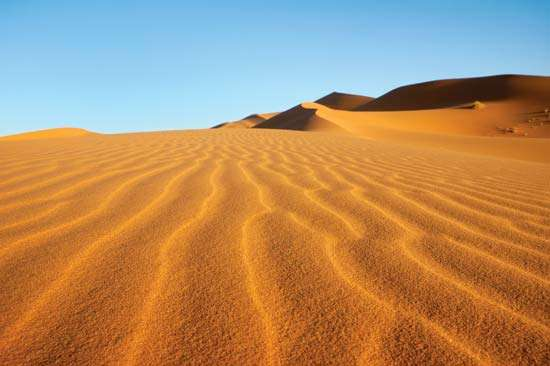
#> input picture ff.jpg, 550 x 366 px
$ python all_rotation_bw.py
#> lines starting #> are read from the running program, lines starting #| are printed output that depends on the picture

import cv2

import numpy as np

import matplotlib.pyplot as plt

# function for mirroring an image


def imageRotationMirror(img):

    row, col = img.shape
#> row = 366; col = 550

    mirror_image = np.zeros((row, col), dtype=np.uint8)

    for i in range(row):
        for j in range(col):
            mirror_image[i, col-j-1] = img[i, j]
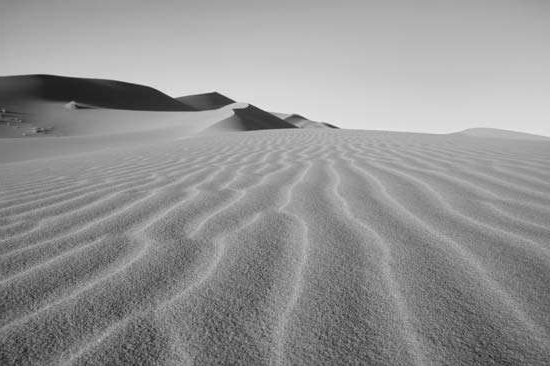
#> mirror_image: shape (366, 550); min 21, max 239, mean 147.4

    return mirror_image

# function for anti-clockwise rotation of an image


def imageRotationAnticlk(img):

    row, col= img.shape
#> row = 366; col = 550

    rotated_img_anticlk = np.zeros((col, row), dtype=np.uint8)

    for i in range(col):
        for j in range(row):
            rotated_img_anticlk[col-i-1, j] = img[j, i]
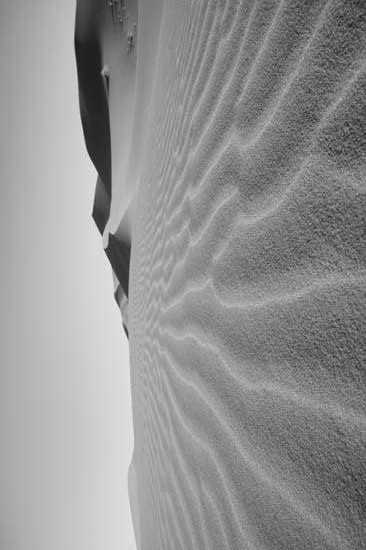
#> rotated_img_anticlk: shape (550, 366); min 21, max 239, mean 147.4


    return rotated_img_anticlk

# function for clockwise rotation of an image


def imageRotationClk(img):

    row, col= img.shape
#> row = 366; col = 550

    rotated_img_clk = np.zeros((col, row), dtype=np.uint8)

    for i in range(col):
        for j in range(row):
            rotated_img_clk[i, row-j-1] = img[j, i]
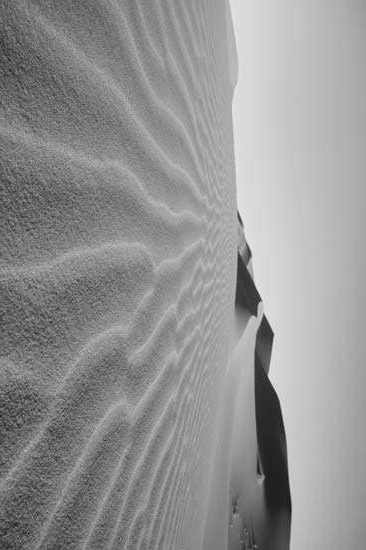
#> rotated_img_clk: shape (550, 366); min 21, max 239, mean 147.4

    return rotated_img_clk

# function for anti-clockwise rotation of an image and mirror it


def imageRotationAnticlkMirror(img):

    row, col = img.shape
#> row = 366; col = 550

    rotated_img_anticlk_mirror = np.zeros((col, row), dtype=np.uint8)

    for i in range(col):
        for j in range(row):
            rotated_img_anticlk_mirror[i, j] =img[j, i]
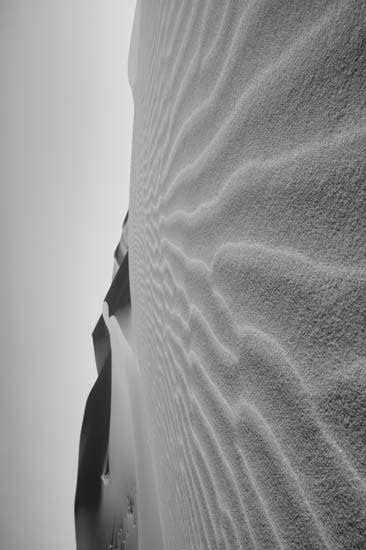
#> rotated_img_anticlk_mirror: shape (550, 366); min 21, max 239, mean 147.4


    return rotated_img_anticlk_mirror

# function for clockwise rotation of an image and mirror it


def imageRotationClkMirror(img):

    row, col = img.shape
#> row = 366; col = 550

    rotated_img_clk_mirror = np.zeros((col, row), dtype=np.uint8)

    for i in range(col):
        for j in range(row):
            rotated_img_clk_mirror[col-i-1, row-j-1] = img[j, i]
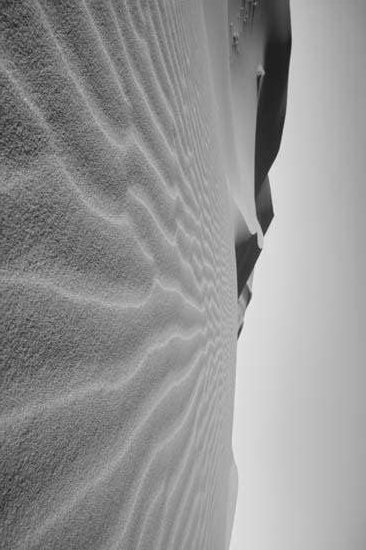
#> rotated_img_clk_mirror: shape (550, 366); min 21, max 239, mean 147.4


    return rotated_img_clk_mirror

# function for 180 degree rotation of an image


def imageUpsidedown(img):

    row, col = img.shape
#> row = 366; col = 550

    upsidedown_image = np.zeros((row, col), dtype=np.uint8)

    for i in range(row):
        for j in range(col):
            upsidedown_image[row-i-1, col-j-1] = img[i, j]


    return upsidedown_image

# function of 180 degree rotation of an image and mirror it


def imageUpsidedownMirror(img):

    row, col = img.shape
#> row = 366; col = 550

    upsidedown_image_mirror = np.zeros((row, col), dtype=np.uint8)

    for i in range(row):
        for j in range(col):
            upsidedown_image_mirror[row-i-1, j] = img[i, j]
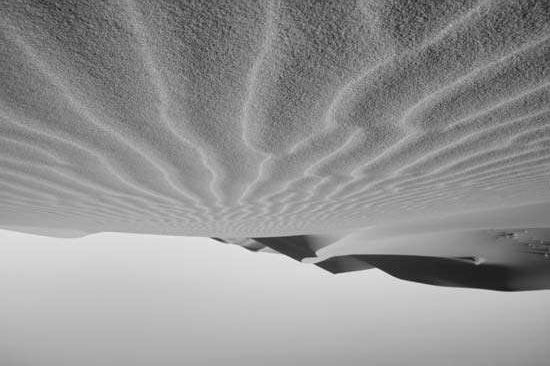
#> upsidedown_image_mirror: shape (366, 550); min 21, max 239, mean 147.4

    return upsidedown_image_mirror

# function for extracting the channels of original image


if __name__ == '__main__':

    img = cv2.imread(
        "ff.jpg",0)

    # calling all the defined functions for different purposes

    mirror_image = imageRotationMirror(img)

    rotated_img_anticlk = imageRotationAnticlk(img)

    rotated_img_clk = imageRotationClk(img)

    rotated_image_anticlk_mirror = imageRotationAnticlkMirror(
       img)

    rotated_img_clk_mirror = imageRotationClkMirror(img)

    upsidedown_image = imageUpsidedown(img)

    upsidedown_image_mirror = imageUpsidedownMirror(img)

    # using matplotlib to display all images in a single window
    fig = plt.figure(figsize=(50, 30))
    pltX = 2
    pltY = 4

    fig.add_subplot(pltX, pltY, 1)
    plt.imshow(cv2.cvtColor(img, cv2.COLOR_BGR2RGB))
    plt.axis('off')
    plt.title("Original image")

    fig.add_subplot(pltX, pltY, 2)
    plt.imshow(cv2.cvtColor(rotated_img_anticlk, cv2.COLOR_BGR2RGB))
    plt.axis('off')
    plt.title("Anti-Clockwise image")

    fig.add_subplot(pltX, pltY, 3)
    plt.imshow(cv2.cvtColor(rotated_img_clk, cv2.COLOR_BGR2RGB))
    plt.axis('off')
    plt.title("Clockwise image")

    fig.add_subplot(pltX, pltY, 4)
    plt.imshow(cv2.cvtColor(upsidedown_image, cv2.COLOR_BGR2RGB))
    plt.axis('off')
    plt.title("Upside down image")

    fig.add_subplot(pltX, pltY, 5)
    plt.imshow(cv2.cvtColor(mirror_image, cv2.COLOR_BGR2RGB))
    plt.axis('off')
    plt.title("Mirror image")

    fig.add_subplot(pltX, pltY, 6)
    plt.imshow(cv2.cvtColor(rotated_image_anticlk_mirror, cv2.COLOR_BGR2RGB))
    plt.axis('off')
    plt.title("Anti-Clockwise Mirror image")

    fig.add_subplot(pltX, pltY, 7)
    plt.imshow(cv2.cvtColor(rotated_img_clk_mirror, cv2.COLOR_BGR2RGB))
    plt.axis('off')
    plt.title("Clockwise Mirror image")

    fig.add_subplot(pltX, pltY, 8)
    plt.imshow(cv2.cvtColor(upsidedown_image_mirror, cv2.COLOR_BGR2RGB))
    plt.axis('off')
    plt.title("Upside down Mirror image")

    fig.show()
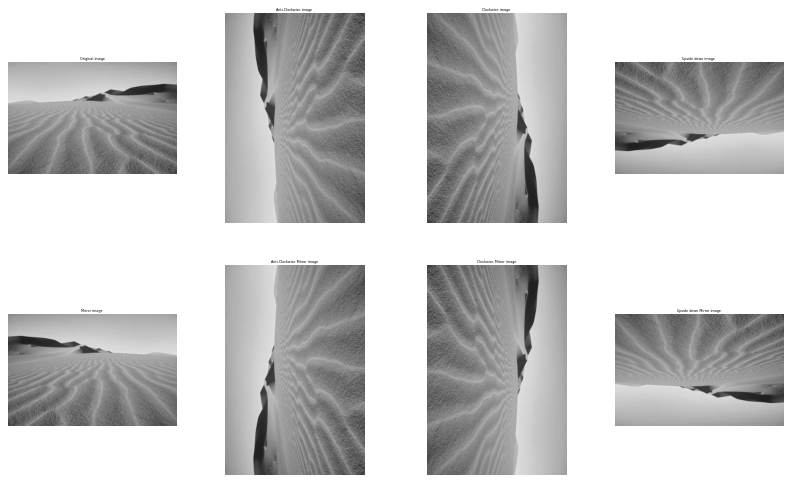
#> figure drawn by matplotlib, 8 panels
#> (the run stopped early here; a loop or call above may not have finished)
